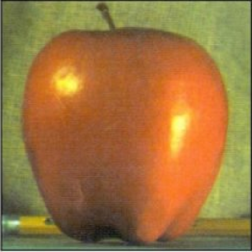
#> input picture data/input/apple.jpg, 252 x 252 px
$ python -i filters.py   (imports and definitions only)   (older library calls are emulated)
#> lines starting #> are read from the running program, lines starting #| are printed output that depends on the picture
"""
滤波器集合模块
提供各种图像滤波和增强功能
"""
import cv2
import numpy as np
from scipy import ndimage

# [100 lines left out: functions gaussian_blur, median_blur, bilateral_filter, unsharp_mask, edge_detection, not called in this run]

def apply_clahe(image, clip_limit=2.0, tile_grid_size=(8, 8)):
    """
    应用CLAHE（对比度受限的自适应直方图均衡化）

    参数:
        image (numpy.ndarray): 输入图像
        clip_limit (float): 对比度限制
        tile_grid_size (tuple): 网格大小

    返回:
        numpy.ndarray: 增强后的图像
    """
#> called with clip_limit = 2, tile_grid_size = (8, 8)
    # 如果是彩色图像，在LAB空间中只对L通道应用CLAHE
    if len(image.shape) == 3:
        # 转换到LAB颜色空间
        lab = cv2.cvtColor(image, cv2.COLOR_RGB2LAB)
#> lab: shape (252, 252, 3); mean of channels 0, 1, 2 134.1, 137.8, 163.5
        # 分离通道
        l, a, b = cv2.split(lab)
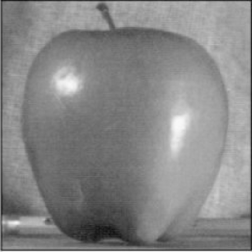
#> l: shape (252, 252); min 16, max 249, mean 134.1
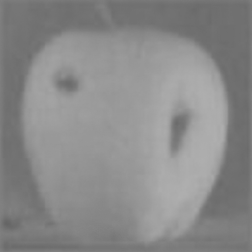
#> a: shape (252, 252); min 101, max 175, mean 137.8
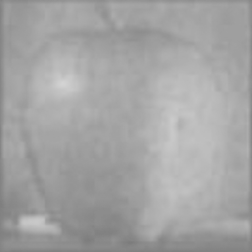
#> b: shape (252, 252); min 124, max 211, mean 163.5

        # 创建CLAHE对象
        clahe = cv2.createCLAHE(clipLimit=clip_limit, tileGridSize=tile_grid_size)
        # 应用CLAHE到L通道
        l = clahe.apply(l)
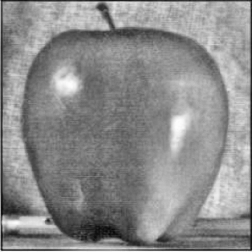
#> l: shape (252, 252); min 7, max 253, mean 139.4

        # 合并通道
        lab = cv2.merge((l, a, b))
#> lab: shape (252, 252, 3); mean of channels 0, 1, 2 139.4, 137.8, 163.5
        # 转换回RGB
        return cv2.cvtColor(lab, cv2.COLOR_LAB2RGB)
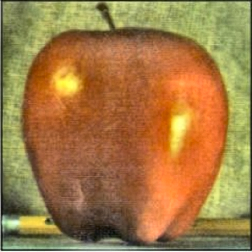
#> returned value: shape (252, 252, 3); mean R, G, B 162.5, 122.9, 68.7
    else:
        # 灰度图像直接应用CLAHE
        clahe = cv2.createCLAHE(clipLimit=clip_limit, tileGridSize=tile_grid_size)
        return clahe.apply(image)

# [32 lines left out: function remove_shadow, not called in this run]

>>> import cv2
>>> picture = cv2.cvtColor(cv2.imread('../../data/input/apple.jpg'), cv2.COLOR_BGR2RGB)
>>> result = apply_clahe(picture)

$ run again, on data/input/orange.jpg
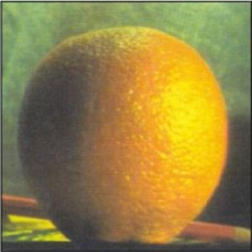
#> input picture data/input/orange.jpg, 252 x 252 px
#> in apply_clahe, `l = clahe.apply(l)`:
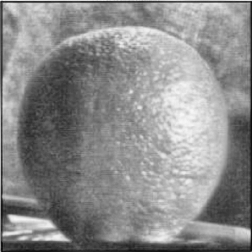
#> l: shape (252, 252); min 12, max 247, mean 139.5
#> in apply_clahe, `return cv2.cvtColor(lab, cv2.COLOR_LAB2RGB)`:
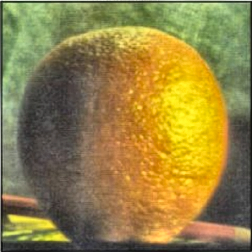
#> returned value: shape (252, 252, 3); mean R, G, B 148.4, 130.3, 67.8
